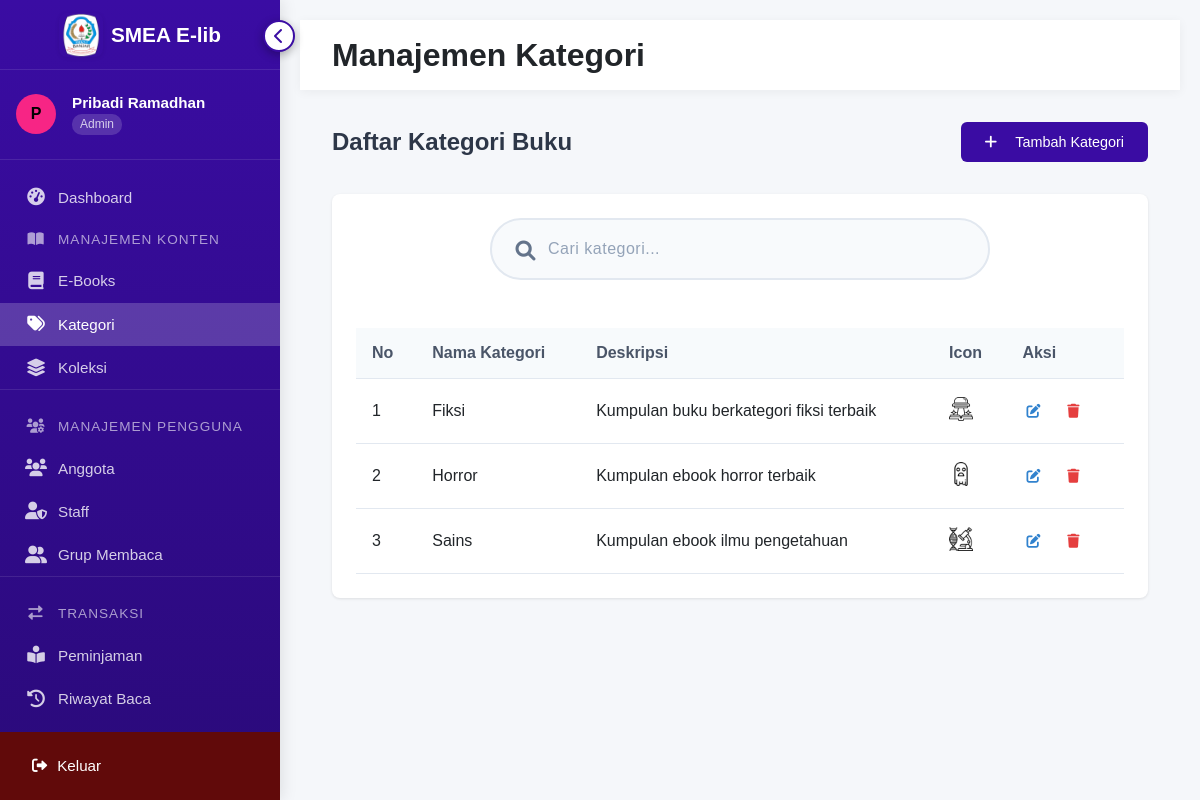
The page /admin/kategori/kategori_admin.php (signed in) on the database its author committed.
### tables this page shows
CREATE TABLE `users` (
  `id` int(11) NOT NULL,
  `username` varchar(50) NOT NULL,
  `email` varchar(100) DEFAULT NULL,
  `full_name` varchar(100) DEFAULT NULL,
  `profile_pic` varchar(255) DEFAULT 'default.jpg',
  `password` varchar(255) NOT NULL,
  `role` enum('admin','staff','member') DEFAULT 'member',
  `admin_id` int(11) DEFAULT NULL,
  `last_login` datetime DEFAULT NULL,
  `created_at` timestamp NULL DEFAULT CURRENT_TIMESTAMP,
  `updated_at` timestamp NULL DEFAULT CURRENT_TIMESTAMP ON UPDATE CURRENT_TIMESTAMP,
  `is_deleted` tinyint(1) DEFAULT '0',
  `deleted_at` datetime DEFAULT NULL
);

CREATE TABLE `kategori` (
  `KategoriID` int(11) NOT NULL,
  `NamaKategori` varchar(50) NOT NULL,
  `Deskripsi` text,
  `Icon` varchar(50) DEFAULT 'book'
);

### admin/kategori/kategori_admin.php (the view, shortened to what this page needs)
<?php
require_once __DIR__ . '/../../config.php';
$query = "SELECT KategoriID, NamaKategori, Deskripsi, Icon FROM kategori";
$query .= " ORDER BY NamaKategori";
$categories = mysqli_query($conn, $query);
require_once '../../views/header.php';
?>
<div class="header">
    <h1>Manajemen Kategori</h1>
</div>
<div class="content-container">
    <div class="page-header">
        <h2 class="page-title">Daftar Kategori Buku</h2>
        <button class="btn btn-primary" id="addCategoryBtn">
            <i class="fas fa-plus"></i> Tambah Kategori
        </button>
    </div>
    <div class="card">
        <div class="search-container">
            <form method="GET" action="" class="search-form">
                <div class="input-group">
                    <input type="text" name="search" class="form-control"
                        placeholder="Cari kategori..."
                        value="<?= isset($_GET['search']) ? htmlspecialchars($_GET['search']) : '' ?>">
                    <button type="submit" class="btn btn-search">
                        <i class="fas fa-search"></i>
                    </button>
                </div>
            </form>
        </div>
        <div class="table-view">
            <table>
                <thead>
                    <tr>
                        <th>No</th>
                        <th>Nama Kategori</th>
                        <th>Deskripsi</th>
                        <th>Icon</th>
                        <th>Aksi</th>
                    </tr>
                </thead>
                <tbody>
                    <?php $no = 1;
                    while ($row = mysqli_fetch_assoc($categories)): ?>
                        <tr data-id="<?= $row['KategoriID'] ?>">
                            <td><?= $no++ ?></td>
                            <td><?= htmlspecialchars($row['NamaKategori']) ?></td>
                            <td><?= htmlspecialchars($row['Deskripsi']) ?></td>
                            <td>
                                <?php if (!empty($row['Icon'])): ?>
                                    <img src="<?= BASE_URL ?>/assets/icon/<?= htmlspecialchars($row['Icon']) ?>"
                                        alt="Icon" style="width: 24px; height: 24px;">
                                <?php else: ?>
                                    <i class="fas fa-image"></i>
                                <?php endif; ?>
                            </td>
                            <td>
                                <div class="action-btns">
                                    <button type="button" class="btn-icon btn-edit edit-category"
                                        data-id="<?= $row['KategoriID'] ?>"
                                        data-nama="<?= htmlspecialchars($row['NamaKategori']) ?>"
                                        data-deskripsi="<?= htmlspecialchars($row['Deskripsi']) ?>"
                                        data-icon="<?= htmlspecialchars($row['Icon']) ?>">
                                        <i class="fas fa-edit"></i>
                                    </button>
                                    <button type="button" class="btn-icon btn-delete delete-category"
                                        data-id="<?= $row['KategoriID'] ?>">
                                        <i class="fas fa-trash"></i>
                                    </button>
                                </div>
                            </td>
                        </tr>
                    <?php endwhile; ?>
                </tbody>
            </table>
        </div>
    </div>
</div>
<?php include '../../views/footer.php'; ?>

### views/sidebar_admin.php (shortened to what this page needs)
<?php
require_once(__DIR__ . '/../config.php');
$username = $_SESSION['username'];
$query = "SELECT u.full_name, u.id, a.Nama as admin_name
          FROM users u
          LEFT JOIN admin a ON u.admin_id = a.AdminID
          WHERE u.username = ?";
$stmt = mysqli_prepare($conn, $query);
mysqli_stmt_bind_param($stmt, "s", $username);
mysqli_stmt_execute($stmt);
$result = mysqli_stmt_get_result($stmt);
$user_data = mysqli_fetch_assoc($result);
$display_name = $user_data['admin_name'] ?? $user_data['full_name'] ?? $username;
$current_page = basename($_SERVER['PHP_SELF']);
?>
<aside class="sidebar">
    <div class="sidebar-header">
        <a href="<?php echo ($current_page == 'dashboard_admin.php') ? '../index.php' : '../../index.php'; ?>" class="sidebar-logo-link">
            <img src="/library/assets/logo/logo-smea.png" alt="Logo SMEA" class="sidebar-logo">
            <span class="sidebar-title">SMEA E-lib</span>
        </a>
        <button class="toggle-btn">
            <i class="fas fa-chevron-left"></i>
        </button>
    </div>
    <div class="user-info">
        <div class="avatar">
            <?php echo htmlentities(strtoupper(substr($display_name, 0, 1)), ENT_QUOTES, 'UTF-8'); ?>
        </div>
        <div class="user-details">
            <div class="username"><?php echo htmlentities($display_name, ENT_QUOTES, 'UTF-8'); ?></div>
            <div class="role">Admin</div>
        </div>
    </div>
    <nav class="nav-menu">
        <a href="/library/admin/dashboard_admin.php" class="nav-item <?php echo ($current_page == 'dashboard_admin.php') ? 'active' : ''; ?>">
            <div class="tooltip">
                <i class="fas fa-tachometer-alt"></i>
                <span>Dashboard</span>
            </div>
        </a>
        <div class="menu-section">
            <div class="section-header">
                <div class="tooltip">
                    <i class="fas fa-book-open"></i>
                    <span>Manajemen Konten</span>
                </div>
            </div>
            <a href="/library/admin/buku/buku_admin.php" class="nav-item <?php echo ($current_page == 'buku_admin.php') ? 'active' : ''; ?>">
                <div class="tooltip">
                    <i class="fas fa-book"></i>
                    <span>E-Books</span>
                </div>
            </a>
            <a href="/library/admin/kategori/kategori_admin.php" class="nav-item <?php echo ($current_page == 'kategori_admin.php') ? 'active' : ''; ?>">
                <div class="tooltip">
                    <i class="fas fa-tags"></i>
                    <span>Kategori</span>
                </div>
            </a>
            <a href="/library/admin/koleksi.php" class="nav-item <?php echo ($current_page == 'koleksi.php') ? 'active' : ''; ?>">
                <div class="tooltip">
                    <i class="fas fa-layer-group"></i>
                    <span>Koleksi</span>
                </div>
            </a>
        </div>
        <div class="menu-section">
            <div class="section-header">
                <div class="tooltip">
                    <i class="fas fa-users-cog"></i>
                    <span>Manajemen Pengguna</span>
                </div>
            </div>
            <a href="/library/admin/anggota/anggota_admin.php" class="nav-item <?php echo ($current_page == 'anggota_admin.php') ? 'active' : ''; ?>">
                <div class="tooltip">
                    <i class="fas fa-users"></i>
                    <span>Anggota</span>
                </div>
            </a>
            <a href="/library/admin/staff/staff_admin.php" class="nav-item <?php echo ($current_page == 'staff.php') ? 'active' : ''; ?>">
                <div class="tooltip">
                    <i class="fas fa-user-shield"></i>
                    <span>Staff</span>
                </div>
            </a>
            <a href="/library/admin/grup_membaca.php" class="nav-item <?php echo ($current_page == 'grup_membaca.php') ? 'active' : ''; ?>">
                <div class="tooltip">
                    <i class="fas fa-user-friends"></i>
                    <span>Grup Membaca</span>
                </div>
            </a>
        </div>
        <div class="menu-section">
            <div class="section-header">
                <div class="tooltip">
                    <i class="fas fa-exchange-alt"></i>
                    <span>Transaksi</span>
                </div>
            </div>
            <a href="/library/admin/peminjaman/peminjaman_admin.php" class="nav-item <?php echo ($current_page == 'peminjaman_admin.php') ? 'active' : ''; ?>">
                <div class="tooltip">
                    <i class="fas fa-book-reader"></i>
                    <span>Peminjaman</span>
                </div>
            </a>
            <a href="/library/admin/riwayat_baca.php" class="nav-item <?php echo ($current_page == 'riwayat_baca.php') ? 'active' : ''; ?>">
                <div class="tooltip">
                    <i class="fas fa-history"></i>
                    <span>Riwayat Baca</span>
                </div>
            </a>
            <a href="/library/admin/favorit.php" class="nav-item <?php echo ($current_page == 'favorit.php') ? 'active' : ''; ?>">
            </a>
        </div>
    </nav>
    <div class="logout-container">
        <a href="/library/auth/proses_logout.php" class="logout-btn">
            <div class="tooltip">
                <i class="fas fa-sign-out-alt"></i>
                <span>Keluar</span>
            </div>
        </a>
    </div>
</aside>

### assets/styles/admin.css (style rules this page uses)
:root { --primary: #3a0ca3; --primary-light: #4361ee; --secondary: #f72585; --light: #f8f9fa; --dark: #212529; --gray: #6c757d; --sidebar-width: 250px; --sidebar-collapsed-width: 80px; --header-height: 70px; }
body { font-family: 'Segoe UI', Tahoma, Geneva, Verdana, sans-serif; margin: 0; padding: 0; background-color: #f5f7fa; color: var(--dark); }
.header { height: var(--header-height); display: flex; justify-content: space-between; align-items: center; padding: 0 2rem; background-color: white; box-shadow: 0 2px 10px rgba(0, 0, 0, 0.05); position: sticky; top: 0; z-index: 90; }
.content-container { padding: 2rem; }
.card { background: white; border-radius: 10px; box-shadow: 0 4px 6px rgba(0, 0, 0, 0.05); padding: 1.5rem; margin-bottom: 2rem; transition: transform 0.3s ease, box-shadow 0.3s ease; }
table { width: 100%; border-collapse: collapse; margin-top: 1rem; }
th, td { padding: 1rem; text-align: left; border-bottom: 1px solid #e2e8f0; }
th { background-color: #f8fafc; color: var(--primary); font-weight: 600; }
.btn { padding: 0.7rem 1.5rem; border-radius: 6px; font-weight: 500; cursor: pointer; transition: all 0.3s ease; display: inline-flex; align-items: center; gap: 0.5rem; border: none; font-size: 0.9rem; }
.btn-primary { background-color: var(--primary); color: white; }
.btn-icon { width: 32px; height: 32px; border-radius: 6px; display: flex; align-items: center; justify-content: center; cursor: pointer; transition: all 0.2s ease; }
.btn-edit { background-color: #e0f2fe; color: #0369a1; }
.btn-delete { background-color: #fee2e2; color: #b91c1c; }
.form-control { width: 100%; padding: 0.7rem 1rem; border: 1px solid #e2e8f0; border-radius: 6px; font-size: 0.9rem; transition: all 0.3s ease; }
.page-header { display: flex; justify-content: space-between; align-items: center; margin-bottom: 2rem; }
.page-title { color: var(--primary); font-size: 1.8rem; font-weight: 600; margin: 0; }
.action-btns { display: flex; gap: 0.5rem; }

### admin/kategori/kategori_admin.php (style rules this page uses)
.content-container { padding: 2rem; max-width: 1200px; margin: 0 auto; }
.page-header { display: flex; justify-content: space-between; align-items: center; margin-bottom: 2rem; }
.page-title { font-size: 1.5rem; color: #2d3748; margin: 0; }
.card { background: #ffffff; border-radius: 0.5rem; box-shadow: 0 1px 3px rgba(0, 0, 0, 0.1); padding: 1.5rem; }
.search-container { margin-bottom: 2rem; padding: 0 1.5rem; }
.search-form { max-width: 500px; margin: 0 auto; position: relative; }
.input-group { display: flex; align-items: center; background: #f8fafc; border-radius: 50px; transition: all 0.4s cubic-bezier(0.175, 0.885, 0.32, 1.1); border: 2px solid #e2e8f0; }
.search-form .form-control { padding: 1.25rem 2rem; padding-left: 3.5rem; border: none; background: transparent; font-size: 1rem; color: #1e293b; border-radius: 50px; transition: all 0.3s ease; width: 100%; }
.search-form .form-control::placeholder { color: #94a3b8; letter-spacing: 0.5px; }
.btn-search { position: absolute; top: 9px; left: 0.1rem; background: none; border: none; color: #64748b; cursor: pointer; transition: all 0.3s ease; }
.btn-search i { font-size: 1.25rem; transform: translateY(2px); }
.table-view { width: 100%; overflow-x: auto; }
.table-view table { width: 100%; border-collapse: collapse; margin-top: 1rem; }
.table-view th, .table-view td { padding: 1rem; text-align: left; border-bottom: 1px solid #e2e8f0; }
.table-view th { background-color: #f7fafc; color: #4a5568; font-weight: 600; }
.action-btns { display: flex; gap: 0.5rem; }
.btn-icon { background: none; border: none; cursor: pointer; padding: 0.5rem; border-radius: 0.25rem; transition: all 0.2s ease; display: inline-flex; align-items: center; gap: 0.25rem; font-size: 0.875rem; }
.btn-edit { color: #3182ce; }
.btn-delete { color: #e53e3e; }
.btn { padding: 0.75rem 1.5rem; border-radius: 0.375rem; font-weight: 500; transition: all 0.2s ease; display: inline-flex; align-items: center; justify-content: center; cursor: pointer; }
.btn-primary { background-color: var(--primary); color: white; border: none; }
@media (min-width: 769px) { .table-view { display: block; } }

### rows shown on the page
users: admin.Nama "P", admin.Nama "Pribadi Ramadhan"
kategori: NamaKategori "Fiksi", Deskripsi "Kumpulan buku berkategori fiksi terbaik", Icon (picture)
kategori: NamaKategori "Horror", Deskripsi "Kumpulan ebook horror terbaik", Icon (picture)
kategori: NamaKategori "Sains", Deskripsi "Kumpulan ebook ilmu pengetahuan", Icon (picture)
